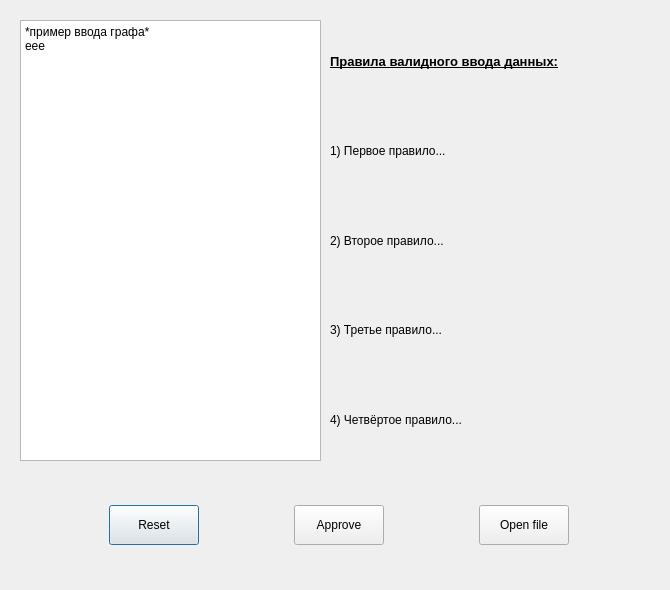
<?xml version="1.0" encoding="UTF-8"?>
<ui version="4.0">
 <class>input_win</class>
 <widget class="QDialog" name="input_win">
  <property name="geometry">
   <rect>
    <x>0</x>
    <y>0</y>
    <width>670</width>
    <height>590</height>
   </rect>
  </property>
  <property name="windowTitle">
   <string>Graph Input</string>
  </property>
  <widget class="QWidget" name="verticalLayoutWidget">
   <property name="geometry">
    <rect>
     <x>20</x>
     <y>20</y>
     <width>301</width>
     <height>441</height>
    </rect>
   </property>
   <layout class="QVBoxLayout" name="verticalLayout">
    <item>
     <widget class="QPlainTextEdit" name="plainTextEdit">
      <property name="plainText">
       <string>*пример ввода графа*
еее</string>
      </property>
     </widget>
    </item>
   </layout>
  </widget>
  <widget class="QWidget" name="verticalLayoutWidget_2">
   <property name="geometry">
    <rect>
     <x>330</x>
     <y>20</y>
     <width>331</width>
     <height>441</height>
    </rect>
   </property>
   <layout class="QVBoxLayout" name="verticalLayout_2">
    <item>
     <widget class="QLabel" name="label">
      <property name="text">
       <string>&lt;html&gt;&lt;head/&gt;&lt;body&gt;&lt;p&gt;&lt;span style=&quot; font-size:10pt; font-weight:600; text-decoration: underline;&quot;&gt;Правила валидного ввода данных:&lt;/span&gt;&lt;/p&gt;&lt;/body&gt;&lt;/html&gt;</string>
      </property>
     </widget>
    </item>
    <item>
     <widget class="QLabel" name="label_2">
      <property name="text">
       <string>1) Первое правило...</string>
      </property>
     </widget>
    </item>
    <item>
     <widget class="QLabel" name="label_3">
      <property name="text">
       <string>2) Второе правило...</string>
      </property>
     </widget>
    </item>
    <item>
     <widget class="QLabel" name="label_4">
      <property name="text">
       <string>3) Третье правило...</string>
      </property>
     </widget>
    </item>
    <item>
     <widget class="QLabel" name="label_5">
      <property name="text">
       <string>4) Четвёртое правило...</string>
      </property>
     </widget>
    </item>
   </layout>
  </widget>
  <widget class="QWidget" name="horizontalLayoutWidget">
   <property name="geometry">
    <rect>
     <x>20</x>
     <y>470</y>
     <width>641</width>
     <height>111</height>
    </rect>
   </property>
   <layout class="QHBoxLayout" name="horizontalLayout">
    <item>
     <widget class="QPushButton" name="pushButton_Reset">
      <property name="maximumSize">
       <size>
        <width>90</width>
        <height>40</height>
       </size>
      </property>
      <property name="text">
       <string>Reset</string>
      </property>
     </widget>
    </item>
    <item>
     <widget class="QPushButton" name="pushButton_Approve">
      <property name="maximumSize">
       <size>
        <width>90</width>
        <height>40</height>
       </size>
      </property>
      <property name="text">
       <string>Approve</string>
      </property>
     </widget>
    </item>
    <item>
     <widget class="QPushButton" name="pushButton_Open_file">
      <property name="maximumSize">
       <size>
        <width>90</width>
        <height>40</height>
       </size>
      </property>
      <property name="text">
       <string>Open file</string>
      </property>
     </widget>
    </item>
   </layout>
  </widget>
 </widget>
 <resources/>
 <connections/>
</ui>
